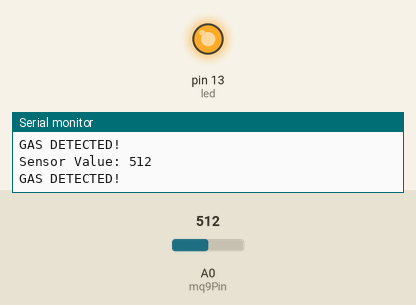
This sketch was run on a simulated Arduino Uno, built with avr-gcc and run on an emulated ATmega328P. Parts: output pins drawn as LEDs (lit = HIGH), the last lines printed to the serial monitor. The test bench sets the inputs (shaded band); at power-on: A0 (mq9Pin) = 512.

Above: at 1.8 s.
1.9 s: A0 (mq9Pin) set to 489
At 3.2 s:
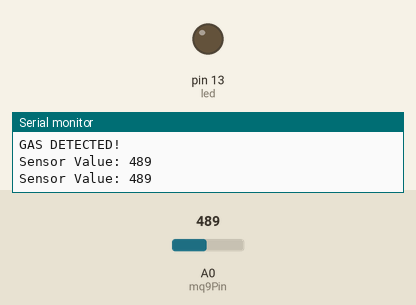
3.5 s: A0 (mq9Pin) set to 510
At 5.0 s:
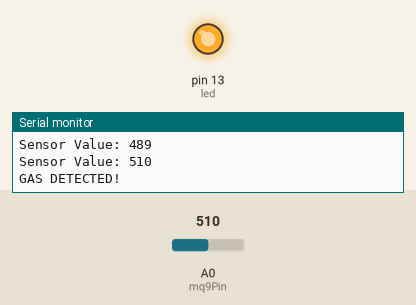
5.5 s: A0 (mq9Pin) set to 490
At 6.6 s:
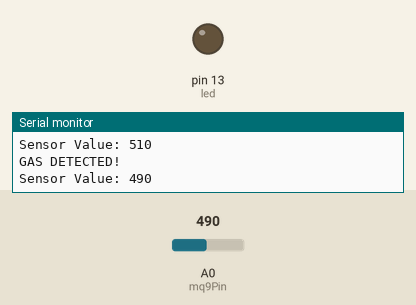
Timing chart, 0 to 8.5 s (numbered marks = the images above; inputs shaded):
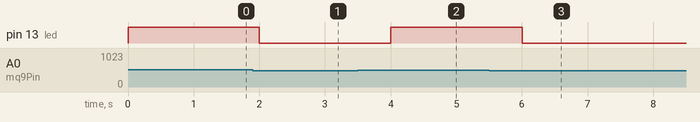

The sketch:

MQ9.ino
```cpp
int mq9Pin = A0;
int gasThreshold = 500;
int led = 13;
void setup() {
  Serial.begin(9600);
  Serial.println("MQ9 Gas Sensor Test");
  pinMode(led, OUTPUT);
}

void loop() {
  int sensorValue = analogRead(mq9Pin);
  Serial.print("Sensor Value: ");
  Serial.println(sensorValue);

if (sensorValue > gasThreshold) {
    Serial.println("GAS DETECTED!");
    digitalWrite(led,HIGH);
    }
    else{
      digitalWrite(led, LOW);
    }
  delay(1000);
}
```

Measured:
- the behaviour switches between 501 and 500 on A0 (mq9Pin) (found by bisection; images 0 and 1)
- after the input at 1.9 s, pin 13 (led): HIGH → LOW after 0.10 s
- after the input at 3.5 s, pin 13 (led): LOW → HIGH after 0.50 s
- after the input at 5.5 s, pin 13 (led): HIGH → LOW after 0.50 s
